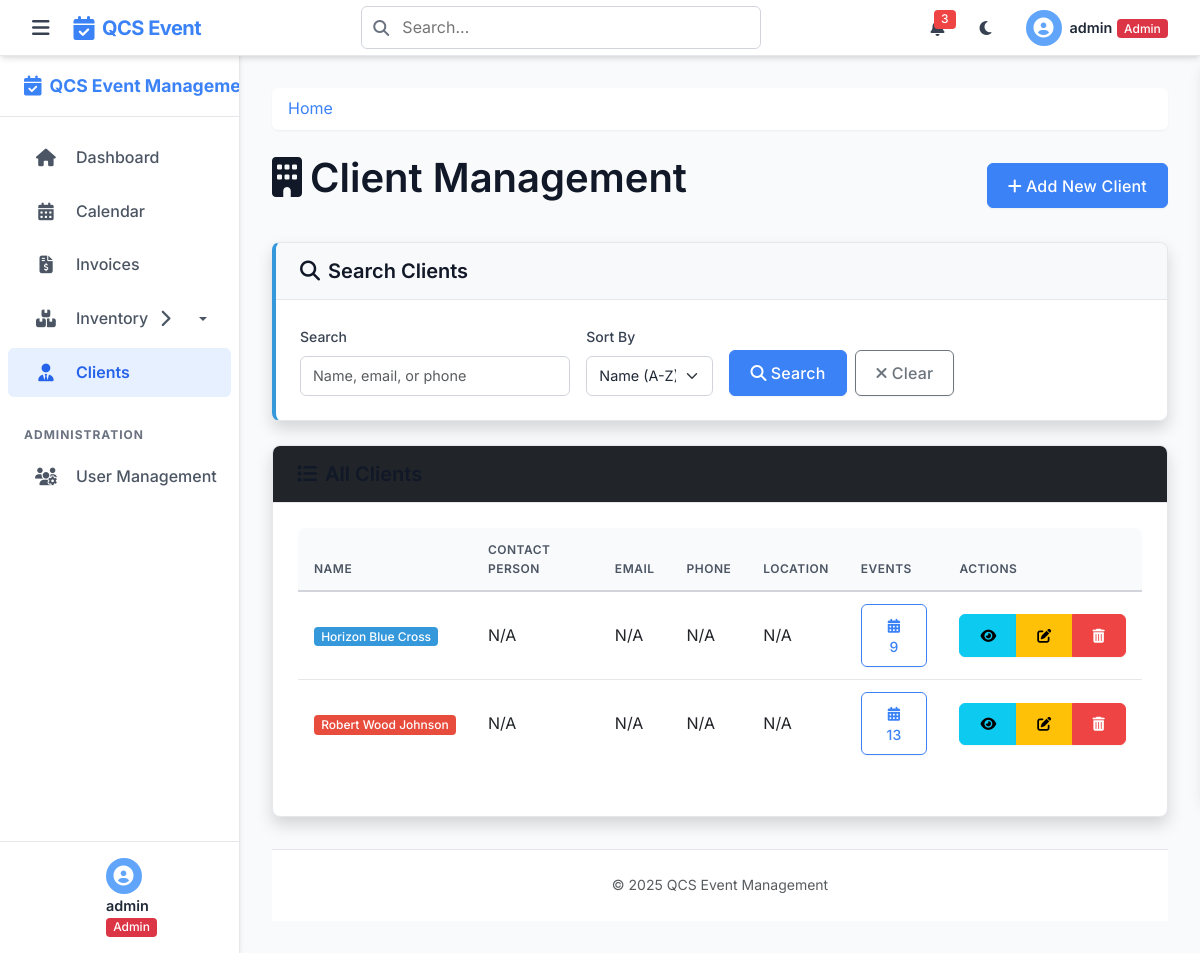
The page /clients (signed in) on the database its author committed.
### tables this page shows
CREATE TABLE clients (
    id INTEGER PRIMARY KEY AUTOINCREMENT,
    name TEXT NOT NULL,
    color TEXT NOT NULL,
    contact_person TEXT,
    phone TEXT,
    email TEXT,
    address TEXT,
    city TEXT,
    state TEXT,
    zip TEXT,
    notes TEXT,
    preferences TEXT,
    created_at TEXT NOT NULL DEFAULT (datetime('now')),
    created_by INTEGER,
    FOREIGN KEY (created_by) REFERENCES users(id)
);

### app.py (the view)
@app.route('/clients')
@login_required
def clients():
    db = get_db()
    search = request.args.get('search', '')
    sort = request.args.get('sort', 'name')
    query = """
        SELECT c.*,
               COUNT(e.event_id) as event_count
        FROM clients c
        LEFT JOIN events e ON c.id = e.client_id
    """
    params = []
    if search:
        query += " WHERE c.name LIKE ? OR c.contact_person LIKE ? OR c.email LIKE ? OR c.phone LIKE ?"
        search_param = f"%{search}%"
        params.extend([search_param, search_param, search_param, search_param])
    query += " GROUP BY c.id" # Corrected grouping
    if sort == 'name':
        query += " ORDER BY c.name ASC"
    elif sort == 'name_desc':
        query += " ORDER BY c.name DESC"
    elif sort == 'created':
        query += " ORDER BY c.created_at DESC"
    elif sort == 'created_desc': # Should be ASC for oldest first
        query += " ORDER BY c.created_at ASC"
    else:
        query += " ORDER BY c.name ASC"  # Default to name ascending
    clients = db.execute(query, params).fetchall()
    return render_template('clients.html', clients=clients)

### app.py (called while the page is built)
@app.after_request
def add_security_headers(response):
    response.headers['X-Content-Type-Options'] = 'nosniff'
    response.headers['X-Frame-Options'] = 'DENY'
    response.headers['X-XSS-Protection'] = '1; mode=block'
    response.headers['Strict-Transport-Security'] = 'max-age=31536000; includeSubDomains'
    return response

### helpers.py (called while the page is built)
def get_db():
    if 'db' not in g:
        g.db = sqlite3.connect(
            current_app.config['DATABASE'],
            detect_types=sqlite3.PARSE_DECLTYPES
        )
        g.db.row_factory = sqlite3.Row
    return g.db

def login_required(f):
    @wraps(f)
    def decorated_function(*args, **kwargs):
        if 'user_id' not in session:
            if request.path.startswith('/api/') or request.is_json or request.headers.get('X-Requested-With') == 'XMLHttpRequest':
                return jsonify({'error': 'Authentication required'}), 401
            else:
                flash('Please log in first', 'warning')
                return redirect(url_for('login'))
        return f(*args, **kwargs)
    return decorated_function

### templates/clients.html (shortened to what this page needs)
{% extends 'layout.html' %}
{% block content %}
<div class="d-flex justify-content-between align-items-center mb-4">
    <h1><i class="fas fa-building me-2"></i>Client Management</h1>
    <a href="{{ url_for('new_client') }}" class="btn btn-primary">
        <i class="fas fa-plus me-1"></i>Add New Client
    </a>
</div>
<div class="card shadow mb-4 search-card">
    <div class="card-header bg-light">
        <h5 class="mb-0"><i class="fas fa-search me-2"></i>Search Clients</h5>
    </div>
    <div class="card-body">
        <form method="get" class="row g-3">
            <div class="col-md-4">
                <label for="search" class="form-label">Search</label>
                <input type="text" class="form-control" id="search" name="search"
                       placeholder="Name, email, or phone" value="{{ request.args.get('search', '') }}">
            </div>
            <div class="col-md-2">
                <label for="sort" class="form-label">Sort By</label>
                <select class="form-select" id="sort" name="sort">
                    <option value="name" {% if request.args.get('sort') == 'name' %}selected{% endif %}>Name (A-Z)</option>
                </select>
            </div>
            <div class="col-md-4 d-flex align-items-end">
                <button type="submit" class="btn btn-primary me-2">
                    <i class="fas fa-search me-1"></i>Search
                </button>
                <a href="{{ url_for('clients') }}" class="btn btn-outline-secondary">
                    <i class="fas fa-times me-1"></i>Clear
                </a>
            </div>
        </form>
    </div>
</div>
<div class="card shadow">
    <div class="card-header bg-dark text-white">
        <h5 class="mb-0"><i class="fas fa-list me-2"></i>All Clients</h5>
    </div>
    <div class="card-body">
        {% if clients %}
        <div class="table-responsive">
            <table class="table table-hover">
                <thead>
                    <tr>
                        <th>Name</th>
                        <th>Contact Person</th>
                        <th>Email</th>
                        <th>Phone</th>
                        <th>Location</th>
                        <th>Events</th>
                        <th>Actions</th>
                    </tr>
                </thead>
                <tbody>
                    {% for client in clients %}
                    <tr>
                        <td>
                            <span class="badge client-badge" data-color="{{ client.color }}">
                                {{ client.name }}
                            </span>
                        </td>
                        <td>{{ client.contact_person or 'N/A' }}</td>
                        <td>
                            {% if client.email %}
                            <a href="mailto:{{ client.email }}">{{ client.email }}</a>
                            {% else %}
                            N/A
                            {% endif %}
                        </td>
                        <td>
                            {% if client.phone %}
                            <a href="tel:{{ client.phone }}">{{ client.phone }}</a>
                            {% else %}
                            N/A
                            {% endif %}
                        </td>
                        <td>
                            {% if client.city and client.state %}
                            {{ client.city }}, {{ client.state }}
                            {% else %}
                            N/A
                            {% endif %}
                        </td>
                        <td>
                            <a href="{{ url_for('calendar.calendar') }}?client={{ client.id }}" class="btn btn-sm btn-outline-primary">
                                <i class="fas fa-calendar-alt"></i> {{ client.event_count }}
                            </a>
                        </td>
                        <td>
                            <div class="btn-group">
                                <a href="{{ url_for('view_client', client_id=client.id) }}" class="btn btn-sm btn-info">
                                    <i class="fas fa-eye"></i>
                                </a>
                                <a href="{{ url_for('edit_client', client_id=client.id) }}" class="btn btn-sm btn-warning">
                                    <i class="fas fa-edit"></i>
                                </a>
                                <button type="button" class="btn btn-sm btn-danger"
                                        data-bs-toggle="modal"
                                        data-bs-target="#deleteClientModal{{ client.id }}">
                                    <i class="fas fa-trash-alt"></i>
                                </button>
                            </div>
                        </td>
                    </tr>
                    {% endfor %}
                </tbody>
            </table>
        </div>
        {% else %}
        <div class="alert alert-info mb-0">
            <i class="fas fa-info-circle me-2"></i>No clients found.
            <a href="{{ url_for('new_client') }}">Add your first client</a>.
        </div>
        {% endif %}
    </div>
</div>
{% endblock %}

### templates/clients.html (style rules this page uses)
.search-card { border-left: 4px solid #3498db; }

### rows shown on the page
clients: name "Horizon Blue Cross", contact_person "N/A", event_count "9"
clients: name "Robert Wood Johnson", contact_person "N/A", event_count "13"

### other values the page prints
{{ session.username }} "admin"
